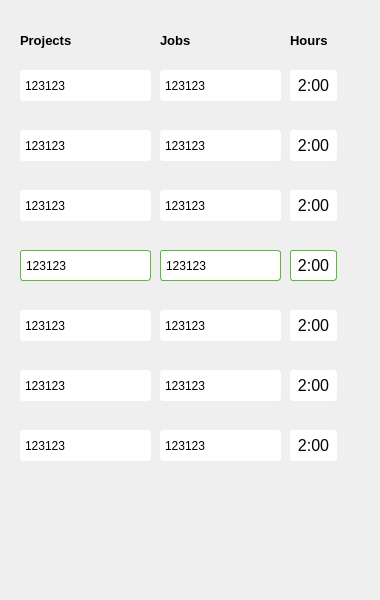
<?xml version="1.0" encoding="UTF-8"?>
<ui version="4.0">
 <class>QuickLogging</class>
 <widget class="QWidget" name="QuickLogging">
  <property name="geometry">
   <rect>
    <x>0</x>
    <y>0</y>
    <width>380</width>
    <height>600</height>
   </rect>
  </property>
  <property name="windowTitle">
   <string>Form</string>
  </property>
  <widget class="QLabel" name="label">
   <property name="geometry">
    <rect>
     <x>20</x>
     <y>30</y>
     <width>61</width>
     <height>21</height>
    </rect>
   </property>
   <property name="font">
    <font>
     <family>Yu Gothic UI</family>
     <pointsize>10</pointsize>
     <weight>75</weight>
     <bold>true</bold>
    </font>
   </property>
   <property name="text">
    <string>Projects</string>
   </property>
  </widget>
  <widget class="QLabel" name="label_2">
   <property name="geometry">
    <rect>
     <x>160</x>
     <y>30</y>
     <width>41</width>
     <height>21</height>
    </rect>
   </property>
   <property name="font">
    <font>
     <family>Yu Gothic UI</family>
     <pointsize>10</pointsize>
     <weight>75</weight>
     <bold>true</bold>
    </font>
   </property>
   <property name="text">
    <string>Jobs</string>
   </property>
  </widget>
  <widget class="QLabel" name="label_3">
   <property name="geometry">
    <rect>
     <x>290</x>
     <y>30</y>
     <width>41</width>
     <height>21</height>
    </rect>
   </property>
   <property name="font">
    <font>
     <family>Yu Gothic UI</family>
     <pointsize>10</pointsize>
     <weight>75</weight>
     <bold>true</bold>
    </font>
   </property>
   <property name="text">
    <string>Hours</string>
   </property>
  </widget>
  <widget class="QComboBox" name="comboBox">
   <property name="geometry">
    <rect>
     <x>20</x>
     <y>70</y>
     <width>131</width>
     <height>31</height>
    </rect>
   </property>
   <property name="font">
    <font>
     <pointsize>-1</pointsize>
     <weight>50</weight>
     <italic>false</italic>
     <bold>false</bold>
    </font>
   </property>
   <property name="styleSheet">
    <string notr="true"> QComboBox {
	font: 12px;
     border-radius: 3px;
     padding: 1px 18px 1px 3px;
     min-width: 6em;
 }

 QComboBox:editable {
     background: white;
 }

 QComboBox:!editable, QComboBox::drop-down:editable {
 }

 /* QComboBox gets the &quot;on&quot; state when the popup is open */
 QComboBox:!editable:on, QComboBox::drop-down:editable:on {
 }

 QComboBox:on { /* shift the text when the popup opens */
     padding-top: 3px;
     padding-left: 4px;
 }

 QComboBox::drop-down {
     subcontrol-origin: padding;
     subcontrol-position: top right;
     width: 15px;
     border-left-color: darkgray;
     border-left-style: solid; /* just a single line */
     border-top-right-radius: 3px; /* same radius as the QComboBox */
     border-bottom-right-radius: 3px;
 }

 QComboBox::down-arrow {
	image: url(:/img/combo_arrow.png);
 }

 QComboBox::down-arrow:on { /* shift the arrow when popup is open */
     image: url(:/img/combo_up_arrow.png);
 }</string>
   </property>
   <property name="editable">
    <bool>true</bool>
   </property>
   <item>
    <property name="text">
     <string>123123</string>
    </property>
   </item>
   <item>
    <property name="text">
     <string>12321</string>
    </property>
   </item>
  </widget>
  <widget class="QComboBox" name="comboBox_2">
   <property name="geometry">
    <rect>
     <x>160</x>
     <y>70</y>
     <width>121</width>
     <height>31</height>
    </rect>
   </property>
   <property name="font">
    <font>
     <pointsize>-1</pointsize>
     <weight>50</weight>
     <italic>false</italic>
     <bold>false</bold>
    </font>
   </property>
   <property name="styleSheet">
    <string notr="true"> QComboBox {
	font: 12px;
     border-radius: 3px;
     padding: 1px 18px 1px 3px;
     min-width: 6em;
 }

 QComboBox:editable {
     background: white;
 }

 QComboBox:!editable, QComboBox::drop-down:editable {
 }

 /* QComboBox gets the &quot;on&quot; state when the popup is open */
 QComboBox:!editable:on, QComboBox::drop-down:editable:on {
 }

 QComboBox:on { /* shift the text when the popup opens */
     padding-top: 3px;
     padding-left: 4px;
 }

 QComboBox::drop-down {
     subcontrol-origin: padding;
     subcontrol-position: top right;
     width: 15px;
     border-left-color: darkgray;
     border-left-style: solid; /* just a single line */
     border-top-right-radius: 3px; /* same radius as the QComboBox */
     border-bottom-right-radius: 3px;
 }

 QComboBox::down-arrow {
	image: url(:/img/combo_arrow.png);
 }

 QComboBox::down-arrow:on { /* shift the arrow when popup is open */
     image: url(:/img/combo_up_arrow.png);
 }</string>
   </property>
   <property name="editable">
    <bool>true</bool>
   </property>
   <item>
    <property name="text">
     <string>123123</string>
    </property>
   </item>
   <item>
    <property name="text">
     <string>123123</string>
    </property>
   </item>
  </widget>
  <widget class="QLabel" name="label_4">
   <property name="geometry">
    <rect>
     <x>290</x>
     <y>70</y>
     <width>47</width>
     <height>31</height>
    </rect>
   </property>
   <property name="font">
    <font>
     <family>Yu Gothic UI</family>
     <pointsize>12</pointsize>
    </font>
   </property>
   <property name="styleSheet">
    <string notr="true">background-color: rgb(255, 255, 255);
padding: 5px;
border-radius: 3px;</string>
   </property>
   <property name="text">
    <string>2:00</string>
   </property>
   <property name="alignment">
    <set>Qt::AlignCenter</set>
   </property>
  </widget>
  <widget class="QComboBox" name="comboBox_3">
   <property name="geometry">
    <rect>
     <x>160</x>
     <y>130</y>
     <width>121</width>
     <height>31</height>
    </rect>
   </property>
   <property name="font">
    <font>
     <pointsize>-1</pointsize>
     <weight>50</weight>
     <italic>false</italic>
     <bold>false</bold>
    </font>
   </property>
   <property name="styleSheet">
    <string notr="true"> QComboBox {
	font: 12px;
     border-radius: 3px;
     padding: 1px 18px 1px 3px;
     min-width: 6em;
 }

 QComboBox:editable {
     background: white;
 }

 QComboBox:!editable, QComboBox::drop-down:editable {
 }

 /* QComboBox gets the &quot;on&quot; state when the popup is open */
 QComboBox:!editable:on, QComboBox::drop-down:editable:on {
 }

 QComboBox:on { /* shift the text when the popup opens */
     padding-top: 3px;
     padding-left: 4px;
 }

 QComboBox::drop-down {
     subcontrol-origin: padding;
     subcontrol-position: top right;
     width: 15px;
     border-left-color: darkgray;
     border-left-style: solid; /* just a single line */
     border-top-right-radius: 3px; /* same radius as the QComboBox */
     border-bottom-right-radius: 3px;
 }

 QComboBox::down-arrow {
	image: url(:/img/combo_arrow.png);
 }

 QComboBox::down-arrow:on { /* shift the arrow when popup is open */
     image: url(:/img/combo_up_arrow.png);
 }</string>
   </property>
   <property name="editable">
    <bool>true</bool>
   </property>
   <item>
    <property name="text">
     <string>123123</string>
    </property>
   </item>
   <item>
    <property name="text">
     <string>123123</string>
    </property>
   </item>
  </widget>
  <widget class="QLabel" name="label_5">
   <property name="geometry">
    <rect>
     <x>290</x>
     <y>130</y>
     <width>47</width>
     <height>31</height>
    </rect>
   </property>
   <property name="font">
    <font>
     <family>Yu Gothic UI</family>
     <pointsize>12</pointsize>
    </font>
   </property>
   <property name="styleSheet">
    <string notr="true">background-color: rgb(255, 255, 255);
padding: 5px;
border-radius: 3px;</string>
   </property>
   <property name="text">
    <string>2:00</string>
   </property>
   <property name="alignment">
    <set>Qt::AlignCenter</set>
   </property>
  </widget>
  <widget class="QComboBox" name="comboBox_4">
   <property name="geometry">
    <rect>
     <x>20</x>
     <y>130</y>
     <width>131</width>
     <height>31</height>
    </rect>
   </property>
   <property name="font">
    <font>
     <pointsize>-1</pointsize>
     <weight>50</weight>
     <italic>false</italic>
     <bold>false</bold>
    </font>
   </property>
   <property name="styleSheet">
    <string notr="true"> QComboBox {
	font: 12px;
     border-radius: 3px;
     padding: 1px 18px 1px 3px;
     min-width: 6em;
 }

 QComboBox:editable {
     background: white;
 }

 QComboBox:!editable, QComboBox::drop-down:editable {
 }

 /* QComboBox gets the &quot;on&quot; state when the popup is open */
 QComboBox:!editable:on, QComboBox::drop-down:editable:on {
 }

 QComboBox:on { /* shift the text when the popup opens */
     padding-top: 3px;
     padding-left: 4px;
 }

 QComboBox::drop-down {
     subcontrol-origin: padding;
     subcontrol-position: top right;
     width: 15px;
     border-left-color: darkgray;
     border-left-style: solid; /* just a single line */
     border-top-right-radius: 3px; /* same radius as the QComboBox */
     border-bottom-right-radius: 3px;
 }

 QComboBox::down-arrow {
	image: url(:/img/combo_arrow.png);
 }

 QComboBox::down-arrow:on { /* shift the arrow when popup is open */
     image: url(:/img/combo_up_arrow.png);
 }</string>
   </property>
   <property name="editable">
    <bool>true</bool>
   </property>
   <item>
    <property name="text">
     <string>123123</string>
    </property>
   </item>
   <item>
    <property name="text">
     <string>12321</string>
    </property>
   </item>
  </widget>
  <widget class="QLabel" name="label_6">
   <property name="geometry">
    <rect>
     <x>290</x>
     <y>190</y>
     <width>47</width>
     <height>31</height>
    </rect>
   </property>
   <property name="font">
    <font>
     <family>Yu Gothic UI</family>
     <pointsize>12</pointsize>
    </font>
   </property>
   <property name="styleSheet">
    <string notr="true">background-color: rgb(255, 255, 255);
padding: 5px;
border-radius: 3px;</string>
   </property>
   <property name="text">
    <string>2:00</string>
   </property>
   <property name="alignment">
    <set>Qt::AlignCenter</set>
   </property>
  </widget>
  <widget class="QComboBox" name="comboBox_5">
   <property name="geometry">
    <rect>
     <x>160</x>
     <y>190</y>
     <width>121</width>
     <height>31</height>
    </rect>
   </property>
   <property name="font">
    <font>
     <pointsize>-1</pointsize>
     <weight>50</weight>
     <italic>false</italic>
     <bold>false</bold>
    </font>
   </property>
   <property name="styleSheet">
    <string notr="true"> QComboBox {
	font: 12px;
     border-radius: 3px;
     padding: 1px 18px 1px 3px;
     min-width: 6em;
 }

 QComboBox:editable {
     background: white;
 }

 QComboBox:!editable, QComboBox::drop-down:editable {
 }

 /* QComboBox gets the &quot;on&quot; state when the popup is open */
 QComboBox:!editable:on, QComboBox::drop-down:editable:on {
 }

 QComboBox:on { /* shift the text when the popup opens */
     padding-top: 3px;
     padding-left: 4px;
 }

 QComboBox::drop-down {
     subcontrol-origin: padding;
     subcontrol-position: top right;
     width: 15px;
     border-left-color: darkgray;
     border-left-style: solid; /* just a single line */
     border-top-right-radius: 3px; /* same radius as the QComboBox */
     border-bottom-right-radius: 3px;
 }

 QComboBox::down-arrow {
	image: url(:/img/combo_arrow.png);
 }

 QComboBox::down-arrow:on { /* shift the arrow when popup is open */
     image: url(:/img/combo_up_arrow.png);
 }</string>
   </property>
   <property name="editable">
    <bool>true</bool>
   </property>
   <item>
    <property name="text">
     <string>123123</string>
    </property>
   </item>
   <item>
    <property name="text">
     <string>123123</string>
    </property>
   </item>
  </widget>
  <widget class="QComboBox" name="comboBox_6">
   <property name="geometry">
    <rect>
     <x>20</x>
     <y>190</y>
     <width>131</width>
     <height>31</height>
    </rect>
   </property>
   <property name="font">
    <font>
     <pointsize>-1</pointsize>
     <weight>50</weight>
     <italic>false</italic>
     <bold>false</bold>
    </font>
   </property>
   <property name="styleSheet">
    <string notr="true"> QComboBox {
	font: 12px;
     border-radius: 3px;
     padding: 1px 18px 1px 3px;
     min-width: 6em;
 }

 QComboBox:editable {
     background: white;
 }

 QComboBox:!editable, QComboBox::drop-down:editable {
 }

 /* QComboBox gets the &quot;on&quot; state when the popup is open */
 QComboBox:!editable:on, QComboBox::drop-down:editable:on {
 }

 QComboBox:on { /* shift the text when the popup opens */
     padding-top: 3px;
     padding-left: 4px;
 }

 QComboBox::drop-down {
     subcontrol-origin: padding;
     subcontrol-position: top right;
     width: 15px;
     border-left-color: darkgray;
     border-left-style: solid; /* just a single line */
     border-top-right-radius: 3px; /* same radius as the QComboBox */
     border-bottom-right-radius: 3px;
 }

 QComboBox::down-arrow {
	image: url(:/img/combo_arrow.png);
 }

 QComboBox::down-arrow:on { /* shift the arrow when popup is open */
     image: url(:/img/combo_up_arrow.png);
 }</string>
   </property>
   <property name="editable">
    <bool>true</bool>
   </property>
   <item>
    <property name="text">
     <string>123123</string>
    </property>
   </item>
   <item>
    <property name="text">
     <string>12321</string>
    </property>
   </item>
  </widget>
  <widget class="QLabel" name="label_7">
   <property name="geometry">
    <rect>
     <x>290</x>
     <y>250</y>
     <width>47</width>
     <height>31</height>
    </rect>
   </property>
   <property name="font">
    <font>
     <family>Yu Gothic UI</family>
     <pointsize>12</pointsize>
    </font>
   </property>
   <property name="styleSheet">
    <string notr="true">background-color: rgb(255, 255, 255);
padding: 5px;
border-radius: 3px;

border: 1px solid rgb(86, 187, 64);</string>
   </property>
   <property name="text">
    <string>2:00</string>
   </property>
   <property name="alignment">
    <set>Qt::AlignCenter</set>
   </property>
  </widget>
  <widget class="QComboBox" name="comboBox_7">
   <property name="geometry">
    <rect>
     <x>20</x>
     <y>250</y>
     <width>131</width>
     <height>31</height>
    </rect>
   </property>
   <property name="font">
    <font>
     <pointsize>-1</pointsize>
     <weight>50</weight>
     <italic>false</italic>
     <bold>false</bold>
    </font>
   </property>
   <property name="styleSheet">
    <string notr="true"> QComboBox {
	font: 12px;
     border-radius: 3px;
     padding: 1px 18px 1px 3px;
     min-width: 6em;
	border: 1px solid rgb(86, 187, 64);
 }

 QComboBox:editable {
     background: white;
 }

 QComboBox:!editable, QComboBox::drop-down:editable {
 }

 /* QComboBox gets the &quot;on&quot; state when the popup is open */
 QComboBox:!editable:on, QComboBox::drop-down:editable:on {
 }

 QComboBox:on { /* shift the text when the popup opens */
     padding-top: 3px;
     padding-left: 4px;
 }

 QComboBox::drop-down {
     subcontrol-origin: padding;
     subcontrol-position: top right;
     width: 15px;
     border-left-color: darkgray;
     border-left-style: solid; /* just a single line */
     border-top-right-radius: 3px; /* same radius as the QComboBox */
     border-bottom-right-radius: 3px;
 }

 QComboBox::down-arrow {
	image: url(:/img/combo_arrow.png);
 }

 QComboBox::down-arrow:on { /* shift the arrow when popup is open */
     image: url(:/img/combo_up_arrow.png);
 }</string>
   </property>
   <property name="editable">
    <bool>true</bool>
   </property>
   <item>
    <property name="text">
     <string>123123</string>
    </property>
   </item>
   <item>
    <property name="text">
     <string>12321</string>
    </property>
   </item>
  </widget>
  <widget class="QComboBox" name="comboBox_8">
   <property name="geometry">
    <rect>
     <x>160</x>
     <y>250</y>
     <width>121</width>
     <height>31</height>
    </rect>
   </property>
   <property name="font">
    <font>
     <pointsize>-1</pointsize>
     <weight>50</weight>
     <italic>false</italic>
     <bold>false</bold>
    </font>
   </property>
   <property name="styleSheet">
    <string notr="true"> QComboBox {
	font: 12px;
     border-radius: 3px;
     padding: 1px 18px 1px 3px;
     min-width: 6em;
	border: 1px solid rgb(86, 187, 64);
 }

 QComboBox:editable {
     background: white;
 }

 QComboBox:!editable, QComboBox::drop-down:editable {
 }

 /* QComboBox gets the &quot;on&quot; state when the popup is open */
 QComboBox:!editable:on, QComboBox::drop-down:editable:on {
 }

 QComboBox:on { /* shift the text when the popup opens */
     padding-top: 3px;
     padding-left: 4px;
 }

 QComboBox::drop-down {
     subcontrol-origin: padding;
     subcontrol-position: top right;
     width: 15px;
     border-left-color: darkgray;
     border-left-style: solid; /* just a single line */
     border-top-right-radius: 3px; /* same radius as the QComboBox */
     border-bottom-right-radius: 3px;
 }

 QComboBox::down-arrow {
	image: url(:/img/combo_arrow.png);
 }

 QComboBox::down-arrow:on { /* shift the arrow when popup is open */
     image: url(:/img/combo_up_arrow.png);
 }</string>
   </property>
   <property name="editable">
    <bool>true</bool>
   </property>
   <item>
    <property name="text">
     <string>123123</string>
    </property>
   </item>
   <item>
    <property name="text">
     <string>123123</string>
    </property>
   </item>
  </widget>
  <widget class="QLabel" name="label_8">
   <property name="geometry">
    <rect>
     <x>290</x>
     <y>310</y>
     <width>47</width>
     <height>31</height>
    </rect>
   </property>
   <property name="font">
    <font>
     <family>Yu Gothic UI</family>
     <pointsize>12</pointsize>
    </font>
   </property>
   <property name="styleSheet">
    <string notr="true">background-color: rgb(255, 255, 255);
padding: 5px;
border-radius: 3px;</string>
   </property>
   <property name="text">
    <string>2:00</string>
   </property>
   <property name="alignment">
    <set>Qt::AlignCenter</set>
   </property>
  </widget>
  <widget class="QComboBox" name="comboBox_9">
   <property name="geometry">
    <rect>
     <x>20</x>
     <y>310</y>
     <width>131</width>
     <height>31</height>
    </rect>
   </property>
   <property name="font">
    <font>
     <pointsize>-1</pointsize>
     <weight>50</weight>
     <italic>false</italic>
     <bold>false</bold>
    </font>
   </property>
   <property name="styleSheet">
    <string notr="true"> QComboBox {
	font: 12px;
     border-radius: 3px;
     padding: 1px 18px 1px 3px;
     min-width: 6em;
 }

 QComboBox:editable {
     background: white;
 }

 QComboBox:!editable, QComboBox::drop-down:editable {
 }

 /* QComboBox gets the &quot;on&quot; state when the popup is open */
 QComboBox:!editable:on, QComboBox::drop-down:editable:on {
 }

 QComboBox:on { /* shift the text when the popup opens */
     padding-top: 3px;
     padding-left: 4px;
 }

 QComboBox::drop-down {
     subcontrol-origin: padding;
     subcontrol-position: top right;
     width: 15px;
     border-left-color: darkgray;
     border-left-style: solid; /* just a single line */
     border-top-right-radius: 3px; /* same radius as the QComboBox */
     border-bottom-right-radius: 3px;
 }

 QComboBox::down-arrow {
	image: url(:/img/combo_arrow.png);
 }

 QComboBox::down-arrow:on { /* shift the arrow when popup is open */
     image: url(:/img/combo_up_arrow.png);
 }</string>
   </property>
   <property name="editable">
    <bool>true</bool>
   </property>
   <item>
    <property name="text">
     <string>123123</string>
    </property>
   </item>
   <item>
    <property name="text">
     <string>12321</string>
    </property>
   </item>
  </widget>
  <widget class="QComboBox" name="comboBox_10">
   <property name="geometry">
    <rect>
     <x>160</x>
     <y>310</y>
     <width>121</width>
     <height>31</height>
    </rect>
   </property>
   <property name="font">
    <font>
     <pointsize>-1</pointsize>
     <weight>50</weight>
     <italic>false</italic>
     <bold>false</bold>
    </font>
   </property>
   <property name="styleSheet">
    <string notr="true"> QComboBox {
	font: 12px;
     border-radius: 3px;
     padding: 1px 18px 1px 3px;
     min-width: 6em;
 }

 QComboBox:editable {
     background: white;
 }

 QComboBox:!editable, QComboBox::drop-down:editable {
 }

 /* QComboBox gets the &quot;on&quot; state when the popup is open */
 QComboBox:!editable:on, QComboBox::drop-down:editable:on {
 }

 QComboBox:on { /* shift the text when the popup opens */
     padding-top: 3px;
     padding-left: 4px;
 }

 QComboBox::drop-down {
     subcontrol-origin: padding;
     subcontrol-position: top right;
     width: 15px;
     border-left-color: darkgray;
     border-left-style: solid; /* just a single line */
     border-top-right-radius: 3px; /* same radius as the QComboBox */
     border-bottom-right-radius: 3px;
 }

 QComboBox::down-arrow {
	image: url(:/img/combo_arrow.png);
 }

 QComboBox::down-arrow:on { /* shift the arrow when popup is open */
     image: url(:/img/combo_up_arrow.png);
 }</string>
   </property>
   <property name="editable">
    <bool>true</bool>
   </property>
   <item>
    <property name="text">
     <string>123123</string>
    </property>
   </item>
   <item>
    <property name="text">
     <string>123123</string>
    </property>
   </item>
  </widget>
  <widget class="QComboBox" name="comboBox_11">
   <property name="geometry">
    <rect>
     <x>160</x>
     <y>370</y>
     <width>121</width>
     <height>31</height>
    </rect>
   </property>
   <property name="font">
    <font>
     <pointsize>-1</pointsize>
     <weight>50</weight>
     <italic>false</italic>
     <bold>false</bold>
    </font>
   </property>
   <property name="styleSheet">
    <string notr="true"> QComboBox {
	font: 12px;
     border-radius: 3px;
     padding: 1px 18px 1px 3px;
     min-width: 6em;
 }

 QComboBox:editable {
     background: white;
 }

 QComboBox:!editable, QComboBox::drop-down:editable {
 }

 /* QComboBox gets the &quot;on&quot; state when the popup is open */
 QComboBox:!editable:on, QComboBox::drop-down:editable:on {
 }

 QComboBox:on { /* shift the text when the popup opens */
     padding-top: 3px;
     padding-left: 4px;
 }

 QComboBox::drop-down {
     subcontrol-origin: padding;
     subcontrol-position: top right;
     width: 15px;
     border-left-color: darkgray;
     border-left-style: solid; /* just a single line */
     border-top-right-radius: 3px; /* same radius as the QComboBox */
     border-bottom-right-radius: 3px;
 }

 QComboBox::down-arrow {
	image: url(:/img/combo_arrow.png);
 }

 QComboBox::down-arrow:on { /* shift the arrow when popup is open */
     image: url(:/img/combo_up_arrow.png);
 }</string>
   </property>
   <property name="editable">
    <bool>true</bool>
   </property>
   <item>
    <property name="text">
     <string>123123</string>
    </property>
   </item>
   <item>
    <property name="text">
     <string>123123</string>
    </property>
   </item>
  </widget>
  <widget class="QComboBox" name="comboBox_12">
   <property name="geometry">
    <rect>
     <x>20</x>
     <y>370</y>
     <width>131</width>
     <height>31</height>
    </rect>
   </property>
   <property name="font">
    <font>
     <pointsize>-1</pointsize>
     <weight>50</weight>
     <italic>false</italic>
     <bold>false</bold>
    </font>
   </property>
   <property name="styleSheet">
    <string notr="true"> QComboBox {
	font: 12px;
     border-radius: 3px;
     padding: 1px 18px 1px 3px;
     min-width: 6em;
 }

 QComboBox:editable {
     background: white;
 }

 QComboBox:!editable, QComboBox::drop-down:editable {
 }

 /* QComboBox gets the &quot;on&quot; state when the popup is open */
 QComboBox:!editable:on, QComboBox::drop-down:editable:on {
 }

 QComboBox:on { /* shift the text when the popup opens */
     padding-top: 3px;
     padding-left: 4px;
 }

 QComboBox::drop-down {
     subcontrol-origin: padding;
     subcontrol-position: top right;
     width: 15px;
     border-left-color: darkgray;
     border-left-style: solid; /* just a single line */
     border-top-right-radius: 3px; /* same radius as the QComboBox */
     border-bottom-right-radius: 3px;
 }

 QComboBox::down-arrow {
	image: url(:/img/combo_arrow.png);
 }

 QComboBox::down-arrow:on { /* shift the arrow when popup is open */
     image: url(:/img/combo_up_arrow.png);
 }</string>
   </property>
   <property name="editable">
    <bool>true</bool>
   </property>
   <item>
    <property name="text">
     <string>123123</string>
    </property>
   </item>
   <item>
    <property name="text">
     <string>12321</string>
    </property>
   </item>
  </widget>
  <widget class="QLabel" name="label_9">
   <property name="geometry">
    <rect>
     <x>290</x>
     <y>370</y>
     <width>47</width>
     <height>31</height>
    </rect>
   </property>
   <property name="font">
    <font>
     <family>Yu Gothic UI</family>
     <pointsize>12</pointsize>
    </font>
   </property>
   <property name="styleSheet">
    <string notr="true">background-color: rgb(255, 255, 255);
padding: 5px;
border-radius: 3px;</string>
   </property>
   <property name="text">
    <string>2:00</string>
   </property>
   <property name="alignment">
    <set>Qt::AlignCenter</set>
   </property>
  </widget>
  <widget class="QComboBox" name="comboBox_13">
   <property name="geometry">
    <rect>
     <x>160</x>
     <y>430</y>
     <width>121</width>
     <height>31</height>
    </rect>
   </property>
   <property name="font">
    <font>
     <pointsize>-1</pointsize>
     <weight>50</weight>
     <italic>false</italic>
     <bold>false</bold>
    </font>
   </property>
   <property name="styleSheet">
    <string notr="true"> QComboBox {
	font: 12px;
     border-radius: 3px;
     padding: 1px 18px 1px 3px;
     min-width: 6em;
 }

 QComboBox:editable {
     background: white;
 }

 QComboBox:!editable, QComboBox::drop-down:editable {
 }

 /* QComboBox gets the &quot;on&quot; state when the popup is open */
 QComboBox:!editable:on, QComboBox::drop-down:editable:on {
 }

 QComboBox:on { /* shift the text when the popup opens */
     padding-top: 3px;
     padding-left: 4px;
 }

 QComboBox::drop-down {
     subcontrol-origin: padding;
     subcontrol-position: top right;
     width: 15px;
     border-left-color: darkgray;
     border-left-style: solid; /* just a single line */
     border-top-right-radius: 3px; /* same radius as the QComboBox */
     border-bottom-right-radius: 3px;
 }

 QComboBox::down-arrow {
	image: url(:/img/combo_arrow.png);
 }

 QComboBox::down-arrow:on { /* shift the arrow when popup is open */
     image: url(:/img/combo_up_arrow.png);
 }</string>
   </property>
   <property name="editable">
    <bool>true</bool>
   </property>
   <item>
    <property name="text">
     <string>123123</string>
    </property>
   </item>
   <item>
    <property name="text">
     <string>123123</string>
    </property>
   </item>
  </widget>
  <widget class="QComboBox" name="comboBox_14">
   <property name="geometry">
    <rect>
     <x>20</x>
     <y>430</y>
     <width>131</width>
     <height>31</height>
    </rect>
   </property>
   <property name="font">
    <font>
     <pointsize>-1</pointsize>
     <weight>50</weight>
     <italic>false</italic>
     <bold>false</bold>
    </font>
   </property>
   <property name="styleSheet">
    <string notr="true"> QComboBox {
	font: 12px;
     border-radius: 3px;
     padding: 1px 18px 1px 3px;
     min-width: 6em;
 }

 QComboBox:editable {
     background: white;
 }

 QComboBox:!editable, QComboBox::drop-down:editable {
 }

 /* QComboBox gets the &quot;on&quot; state when the popup is open */
 QComboBox:!editable:on, QComboBox::drop-down:editable:on {
 }

 QComboBox:on { /* shift the text when the popup opens */
     padding-top: 3px;
     padding-left: 4px;
 }

 QComboBox::drop-down {
     subcontrol-origin: padding;
     subcontrol-position: top right;
     width: 15px;
     border-left-color: darkgray;
     border-left-style: solid; /* just a single line */
     border-top-right-radius: 3px; /* same radius as the QComboBox */
     border-bottom-right-radius: 3px;
 }

 QComboBox::down-arrow {
	image: url(:/img/combo_arrow.png);
 }

 QComboBox::down-arrow:on { /* shift the arrow when popup is open */
     image: url(:/img/combo_up_arrow.png);
 }</string>
   </property>
   <property name="editable">
    <bool>true</bool>
   </property>
   <item>
    <property name="text">
     <string>123123</string>
    </property>
   </item>
   <item>
    <property name="text">
     <string>12321</string>
    </property>
   </item>
  </widget>
  <widget class="QLabel" name="label_10">
   <property name="geometry">
    <rect>
     <x>290</x>
     <y>430</y>
     <width>47</width>
     <height>31</height>
    </rect>
   </property>
   <property name="font">
    <font>
     <family>Yu Gothic UI</family>
     <pointsize>12</pointsize>
    </font>
   </property>
   <property name="styleSheet">
    <string notr="true">background-color: rgb(255, 255, 255);
padding: 5px;
border-radius: 3px;</string>
   </property>
   <property name="text">
    <string>2:00</string>
   </property>
   <property name="alignment">
    <set>Qt::AlignCenter</set>
   </property>
  </widget>
 </widget>
 <resources/>
 <connections/>
</ui>
